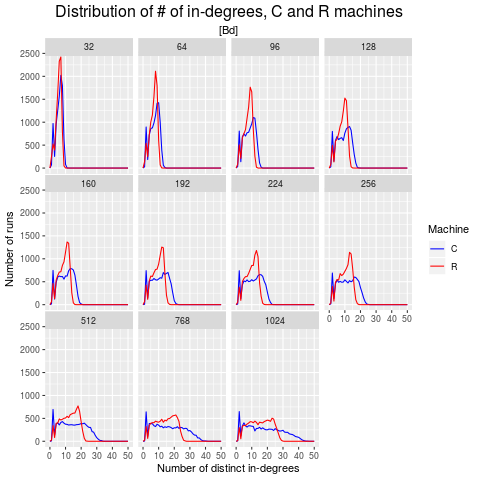

Generate this figure with R:
# 
# 
#
p <- ggplot(data=filter(sd)) +
    geom_freqpoly(
        mapping=aes(x=nrindegrees, color=machinetype),
        binwidth=1
    ) +
    facet_wrap(~ factor(initnrnodes)) +
    scale_color_manual(values=c("blue", "red")) +
    theme(
        plot.title = element_text(hjust = 0.5, size=16),
        plot.subtitle = element_text(hjust = 0.5),
        legend.title.align = 0.5
    ) +
    labs(
        title=paste("Distribution of # of in-degrees, C and R machines"),
        subtitle=paste("[Bd]"),
        x="Number of distinct in-degrees",
        y="Number of runs"
    ) +
    labs(color="Machine")
print(p)
dev.copy(png, filename="figBd.png")
dev.off()
